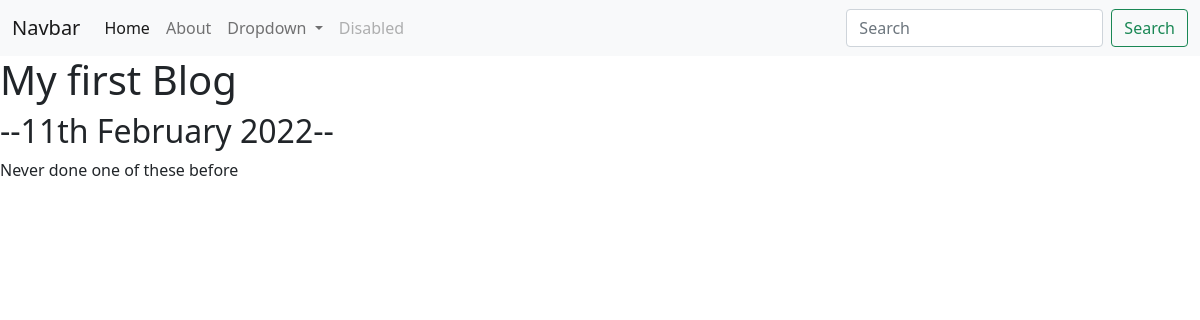
Page /blog/1/ on the committed database.
### blog/models.py (models this page shows)
class Blog(models.Model):
    title = models.CharField(max_length=200)
    date = models.DateField()
    description = models.TextField()

### blog/views.py (the view)
# urls.py: path('<int:blog_id>/', views.detail, name='detail'),
def detail(request, blog_id):
    blog = get_object_or_404(Blog, pk=blog_id)
    return render(request, 'blog/detail.html',{'blog':blog})

### blog/templates/blog/detail.html
{% extends 'portfolio/base.html' %}
{% block content %}
<h1>{{ blog.title }}</h1>
<h2>--{{ blog.date|date:'jS F Y' }}--</h2>
{{ blog.description|safe }}
{% endblock %}

### rows in the picture
Blog: title "My first Blog", date "11th February 2022", description "Never done one of these before"
